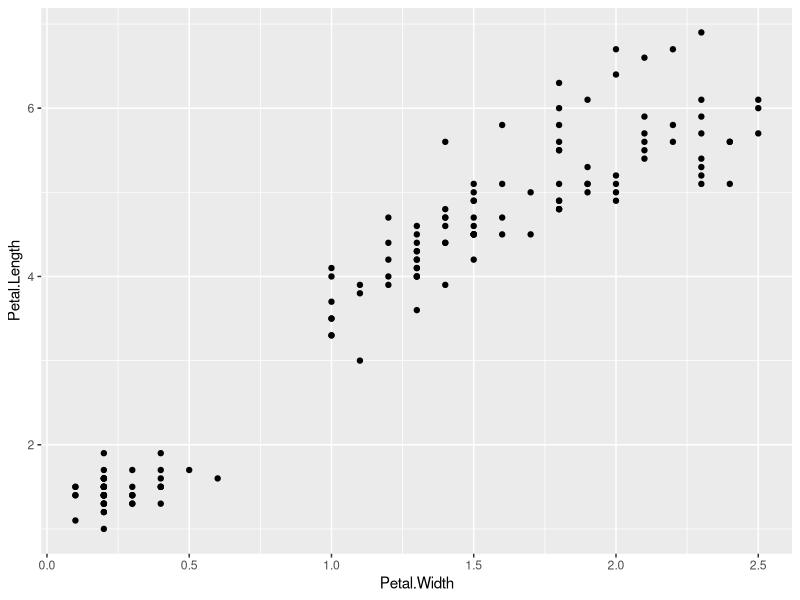
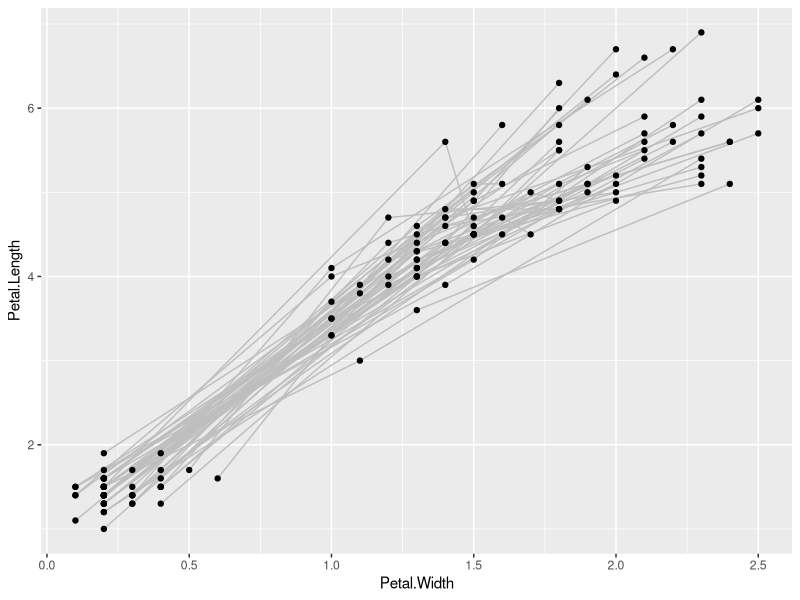

Reproduce these figures in R, in order. (Note: this script raises an error after producing the figures.)
## ---- chunk 1
knitr::opts_chunk$set(
  collapse = TRUE,
  comment = "#>",
  gganimate = list(
    nframes = 50
  ),
  out.width = '100%'
)
## ---- chunk 2
library(gganimate)
# We'll start with a static plot
p <- ggplot(iris, aes(x = Petal.Width, y = Petal.Length)) + 
  geom_point()
plot(p)
## ---- chunk 3
anim <- p + 
  transition_states(Species,
                    transition_length = 2,
                    state_length = 1)
anim
## ---- chunk 4
anim + 
ease_aes('cubic-in-out') # Slow start and end for a smoother look
## ---- chunk 5
anim + 
ease_aes(y = 'bounce-out') # Sets special ease for y aesthetic
## ---- chunk 6
anim + 
ggtitle('Now showing {closest_state}',
subtitle = 'Frame {frame} of {nframes}')
## ---- chunk 7
ggplot(iris, aes(x = Petal.Width, y = Petal.Length)) + 
  geom_line(aes(group = rep(1:50, 3)), colour = 'grey') + 
  geom_point()
## ---- chunk 8
ggplot(iris, aes(x = Petal.Width, y = Petal.Length)) + 
  geom_point(aes(colour = Species)) + 
  transition_states(Species,
                    transition_length = 2,
                    state_length = 1)
## ---- chunk 9
ggplot(iris, aes(x = Petal.Width, y = Petal.Length)) + 
  geom_point(aes(group = seq_along(Species))) + 
  transition_states(Species,
                    transition_length = 2,
                    state_length = 1)
## ---- chunk 10
ggplot(iris, aes(x = Petal.Width, y = Petal.Length)) + 
  geom_point(aes(colour = Species, group = 1L)) + 
  transition_states(Species,
                    transition_length = 2,
                    state_length = 1)
## ---- chunk 11
anim <- ggplot(iris, aes(x = Petal.Width, y = Petal.Length)) + 
geom_point(aes(colour = Species), size = 2) + 
transition_states(Species,
transition_length = 2,
state_length = 1)
anim + 
enter_fade() + 
exit_shrink()
## ---- chunk 12
anim + 
enter_fade() + enter_drift(x_mod = -1) + 
exit_shrink() + exit_drift(x_mod = 5)
## ---- chunk 13
# Video output
animate(
anim + enter_fade() + exit_fly(y_loc = 1),
renderer = av_renderer()
)
## ---- chunk 14
# Different size and resolution
animate(
anim + ease_aes(x = 'bounce-out') + enter_fly(x_loc = -1) + exit_fade(),
width = 400, height = 600, res = 35
)
